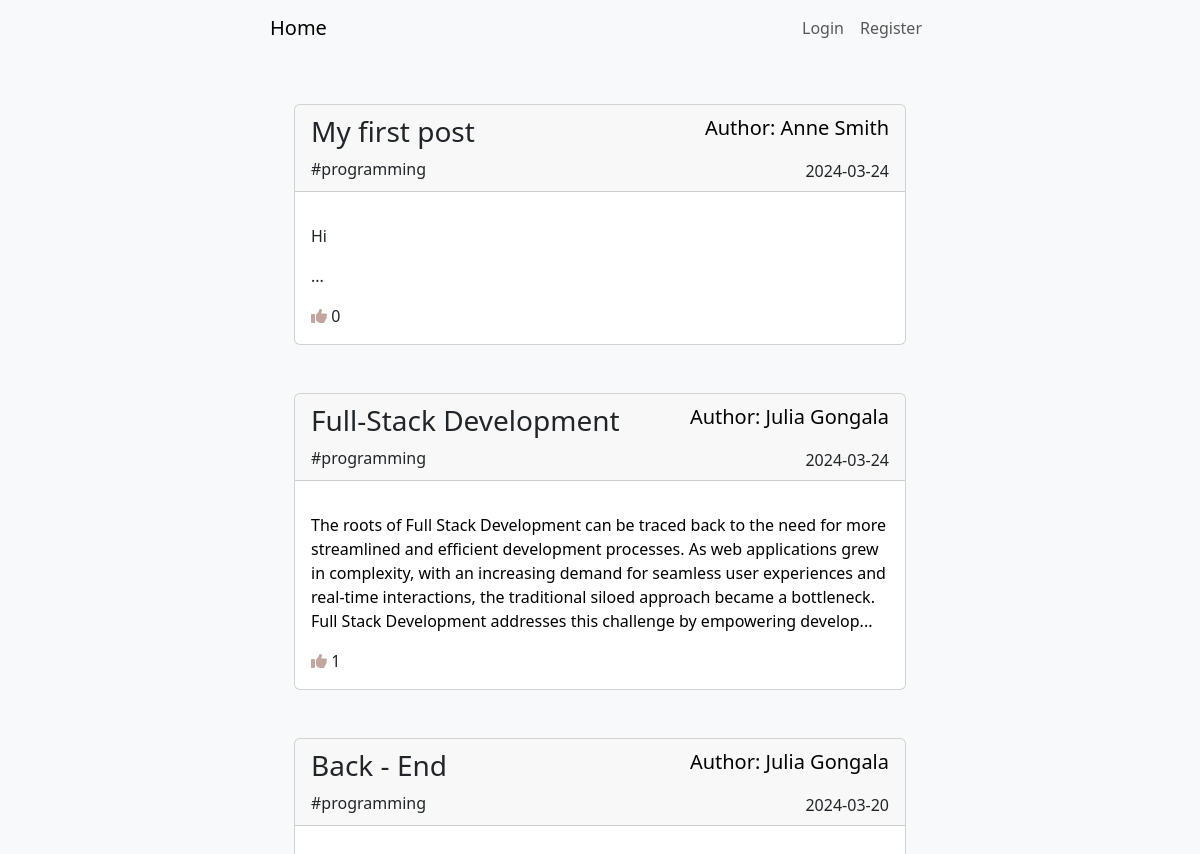
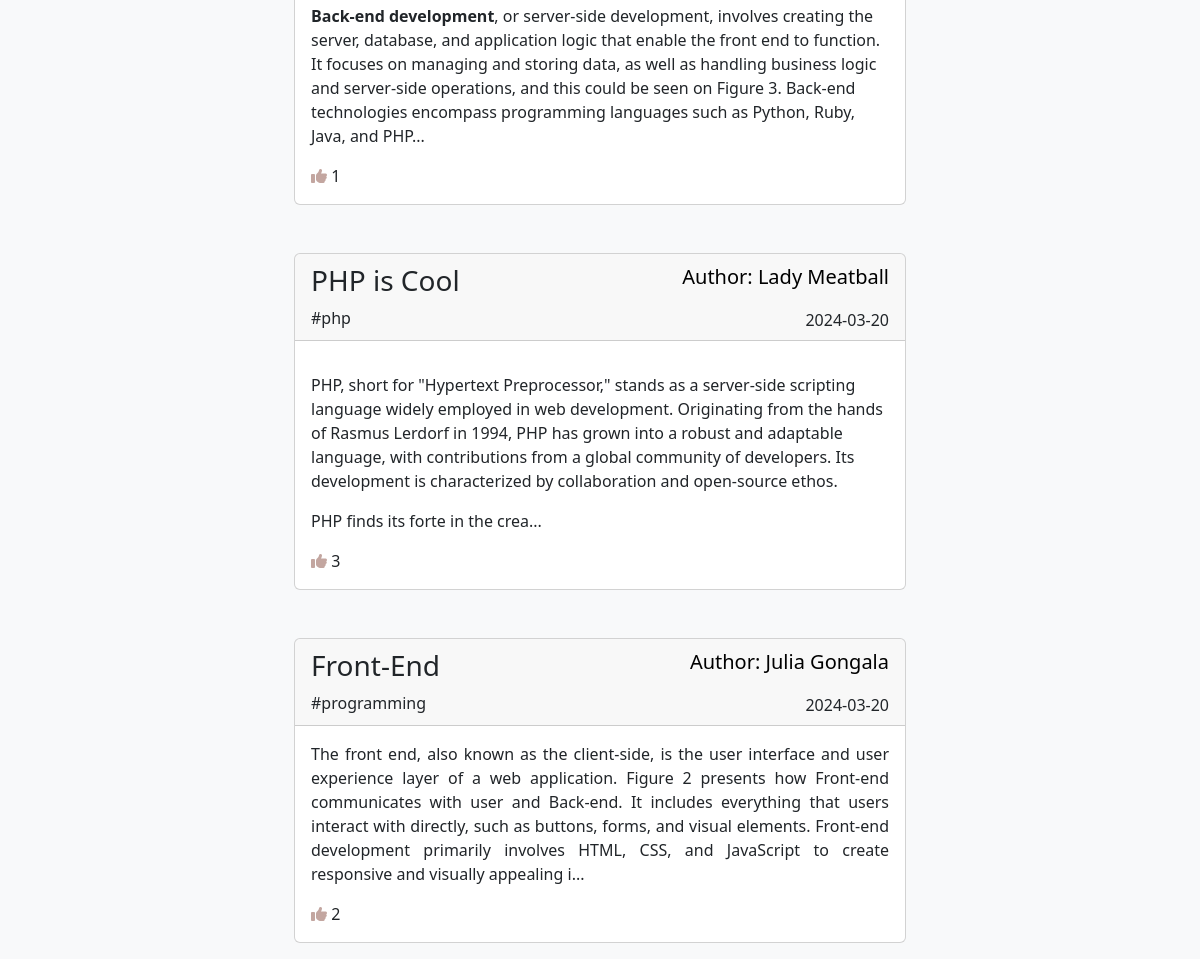
The page / on the database its author committed (2 pictures, top to bottom).
### advancedBlog/models.py (models this page shows, shortened)
class Post(models.Model):
    author = models.ForeignKey(User, on_delete=models.CASCADE)
    title = models.CharField(max_length = 150)
    tag = models.CharField(max_length = 150)
    like = models.ManyToManyField(User, related_name='blogPost')
    category = models.CharField(max_length = 150)
    image = models.ImageField(null=True, blank=True, upload_to="images/")
    description = RichTextField(blank=True, null=True)
    date_created = models.DateTimeField(auto_now_add = True)
    date_updated = models.DateTimeField(auto_now = True)

### advancedBlog/views.py (the view)
# urls.py: path('', Home.as_view(), name='home'),
class Home(ListView):
    model = Post
    template_name = 'home.html'
    ordering = ['-date_updated']

### advancedBlog/templates/home.html (shortened to what this page needs)
{% extends "base.html" %}
{% load static %}
{% block content%}
<div class="container">
  {% for post in object_list %}
    <div class="card mb-3 mt-5">
      <div class="card-header d-flex justify-content-between align-items-center">
        <div>
          <a class="card-title" style="text-decoration: none;" href="{% url 'postDetails' post.pk %}">
            <h3 class="fw-light">{{ post.title }}</h3>
          </a>
          <a class="card-title" style="text-decoration: none;" href="{% url 'categoryFilter' post.category|slugify %}">
            <p class="card-text fw-light mb-0 fs-10">
                #{{ post.category }}
            </p>
          </a>
        </div>
        <div class="text-end">
        <p class="card-text fw-light text-decoration-none text-black fs-5">
          Author: {{ post.author.first_name }} {{ post.author.last_name }}
        </p>
          <p class="card-text fw-light mb-0 fs-10">
            {{ post.date_created|date:'Y-m-d' }}
          </p>
        </div>
      </div>
      <div class="card-body">
        <p class="card-text" align="justify">{{ post.description|slice:"400" | safe}}...</p>
        <i class="fa-solid fa-thumbs-up" style="color: #c3a6a0;"></i>
        {{post.like.count}}
      </div>
    </div>
  {% endfor %}
</div>
{% endblock %}

### advancedBlog/templates/base.html (shortened to what this page needs)
<!DOCTYPE html>
<html lang="en">
  <head>
    <link
      href="https://cdn.jsdelivr.net/npm/bootstrap@5.3.2/dist/css/bootstrap.min.css"
      rel="stylesheet"
    />
    <link
      rel="stylesheet"
      href="https://cdnjs.cloudflare.com/ajax/libs/font-awesome/6.5.1/css/all.min.css"
    />
  </head>
  <body
    class="mx-auto mt-10 max-w-screen-lg bg-light text-dark p-6"
    style="max-width: 55%"
  >
    <nav class="mb-8 navbar navbar-expand-lg navbar-light bg-light">
      <a class="navbar-brand" href="{% url 'home' %}">Home</a>
      {% if user.is_authenticated %}
      <div class="collapse navbar-collapse justify-content-end">
        <ul class="navbar-nav">
          <li class="nav-item">
            <a class="nav-link" href="{% url 'editProfile' %}">Profile</a>
          </li>
          <li class="nav-item">
            <a class="nav-link" href="{% url 'createPost' %}">Create Post</a>
          </li>
          <li class="nav-item">
            <a class="nav-link" href="{% url 'createCategory' %}"
              >Create Category</a
            >
          </li>
          <li class="nav-item">
            <form action="{% url 'logout' %}" method="post">
              {% csrf_token %}
              <button
                type="submit"
                class="nav-link"
                style="border: none; background: none; cursor: pointer"
              >
                Logout
              </button>
            </form>
          </li>
        </ul>
      </div>
      {% else %}
      <div class="collapse navbar-collapse justify-content-end">
        <ul class="navbar-nav">
          <li class="nav-item">
            <a class="nav-link" href="{% url 'login' %}">Login</a>
          </li>
          <li class="nav-item">
            <a class="nav-link" href="{% url 'register' %}">Register</a>
          </li>
        </ul>
      </div>
      {% endif %}
    </nav>
    <div class="container">{% block content %}{% endblock %}</div>
  </body>
</html>

### rows shown on the page
Post: title "My first post", category "programming", author.first_name "Anne", author.last_name "Smith", date_created "2024-03-24", description "Hi", like.count "0"
Post: title "Full-Stack Development", category "programming", author.first_name "Julia", author.last_name "Gongala", date_created "2024-03-24", description "The roots of Full Stack Development can be traced back to the need for more streamlined and efficient development processes. As web applications grew in complexity, with an increasing demand for seamless user experiences and real-time interactions, the traditional siloed approach became a bottleneck. Full Stack Development addresses this challenge by empowering develop", like.count "1"
Post: title "Back - End", category "programming", author.first_name "Julia", author.last_name "Gongala", date_created "2024-03-20", description "Back-end development , or server-side development, involves creating the server, database, and application logic that enable the front end to function. It focuses on managing and storing data, as well as handling business logic and server-side operations, and this could be seen on Figure 3. Back-end technologies encompass programming languages such as Python, Ruby, Java, and PHP", like.count "1"
Post: title "PHP is Cool", category "php", author.first_name "Lady", author.last_name "Meatball", date_created "2024-03-20", description "PHP, short for \"Hypertext Preprocessor,\" stands as a server-side scripting language widely employed in web development. Originating from the hands of Rasmus Lerdorf in 1994, PHP has grown into a robust and adaptable language, with contributions from a global community of developers. Its development is characterized by collaboration and open-source ethos. PHP finds its forte in the crea", like.count "3"
Post: title "Front-End", category "programming", author.first_name "Julia", author.last_name "Gongala", date_created "2024-03-20", description "The front end, also known as the client-side, is the user interface and user experience layer of a web application. Figure 2 presents how Front-end communicates with user and Back-end. It includes everything that users interact with directly, such as buttons, forms, and visual elements. Front-end development primarily involves HTML, CSS, and JavaScript to create responsive and visually appealing i", like.count "2"
